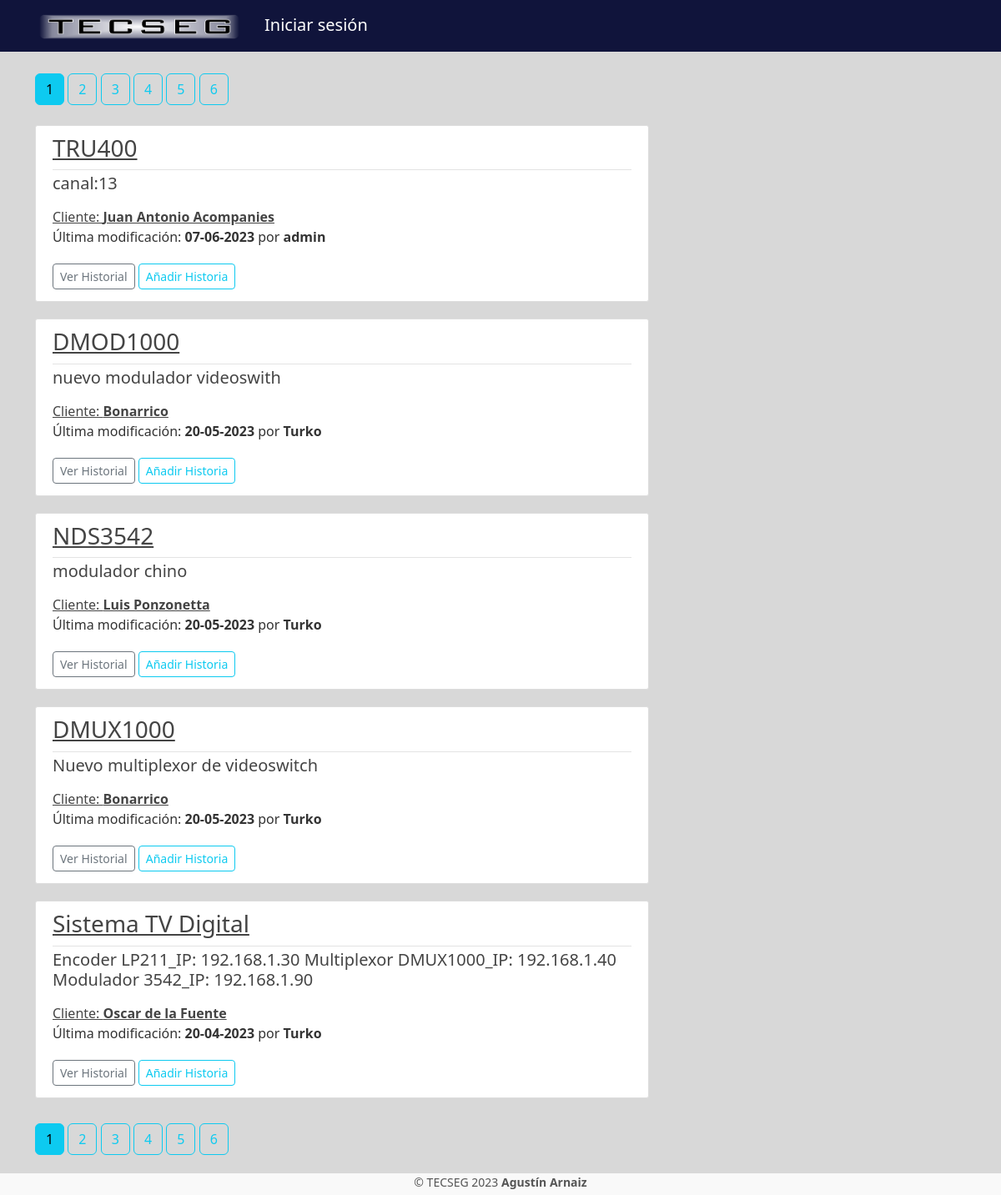
/all_equipments, run on the app's committed database.
### tseg/models.py (models this page shows, shortened)
class Equipment(db.Model):
	now = datetime.now()
	now = now.strftime("%Y-%m-%dT%H:%M:%S")
	id = db.Column(db.Integer, primary_key=True)
	title = db.Column(db.String(150), unique=False, nullable=False)
	date_created = db.Column(db.DateTime, nullable=False, default=datetime.fromisoformat(now))
	date_modified = db.Column(db.DateTime, nullable=False, default=datetime.fromisoformat(now))
	content = db.Column(db.Text, nullable=False)
	user_id = db.Column(db.Integer, db.ForeignKey('user.id'), nullable=False)
	client_id = db.Column(db.Integer, db.ForeignKey('client.id'), nullable=True)
	orden_reparacion = db.relationship('Orden_reparacion', backref='equipo', lazy=True)
	eq_details = db.relationship('Eq_detail', backref='equipo', lazy=True)

class Client(db.Model):
	id = db.Column(db.Integer, primary_key=True)
	client_name = db.Column(db.String(150), unique=False, nullable=False)
	business_name = db.Column(db.String(150), unique=False, nullable=False)
	contact = db.Column(db.String(250), unique=False, nullable=False)
	comments = db.Column(db.Text)
	user_id = db.Column(db.Integer, db.ForeignKey('user.id'), nullable=False)
	domicilio_id = db.Column(db.Integer, db.ForeignKey('domicilio.id'), nullable=True)
	equipments = db.relationship('Equipment', backref='owner', lazy=True)

class User(db.Model, UserMixin):
	id = db.Column(db.Integer, primary_key=True)
	username = db.Column(db.String(30), unique=True, nullable=False)
	email = db.Column(db.String(50), unique=True, nullable=False)
	image_file = db.Column(db.String(20), nullable=False, default='default.jpg')
	password = db.Column(db.String(32), unique=True, nullable=False)
	role = db.Column(db.String(30), unique=False, nullable=False)
	role_id = db.Column(db.Integer, db.ForeignKey('role.id'), nullable=False)
	clients = db.relationship('Client', backref='author_cl', lazy=True)
	equipments = db.relationship('Equipment', backref='author_eq', lazy=True)
	orden_reparacion = db.relationship('Orden_reparacion', backref='author_or', lazy=True)
	eq_details = db.relationship('Eq_detail', backref='author_detalle', lazy=True)

### tseg/equipments/routes.py (the view)
@equipments.route("/all_equipments")
def all_equipments():
	page = request.args.get('page', 1, type=int) # num pagina de mensajes
	all_equips = Equipment.query.order_by(Equipment.date_created.desc()).paginate(page=page, per_page=current_app.config['PER_PAGE'])
	return render_template('all_equipments.html',
							all_equipments=all_equips,
							title='Equipos')

### tseg/equipments/routes.py (called while the page is built)
@equipments.context_processor
def layout():
	form = SearchForm()
	return dict(form=form)

### tseg/templates/all_equipments.html
{% extends "layout.html" %}
{% block content %}
    {% for page_num in all_equipments.iter_pages(left_edge=3, right_edge=3, left_current=3, right_current=3) %}
        {% if page_num %}
            {% if all_equipments.page == page_num %}
                <a class="btn btn-info mb-4" href="{{ url_for('equipments.all_equipments', page=page_num) }}">{{ page_num }}</a>
            {% else %}
                <a class="btn btn-outline-info mb-4" href="{{ url_for('equipments.all_equipments', page=page_num) }}">{{ page_num }}</a>
            {% endif %}
        {% endif %}
    {% endfor %}
    {% for equipment in all_equipments.items %}
        <article class="media content-section">
          	<div class="media-body">
            	<div class="article-metadata">
                    <h3><a class="article-title" href="{{ url_for('equipments.equipment', equipment_id=equipment.id) }}">{{ equipment.title }}</a></h3>
            	</div>
            	<H5><p class="article-title" href="">{{ equipment.content }}</p></H5>
                <a class="article-title" href="{{ url_for('clients.client', client_id =equipment.owner.id) }}">Cliente: <b>{{ equipment.owner.client_name }}</b></a>
                <p class="article-content">Última modificación: <b>{{ equipment.date_modified.strftime('%d-%m-%Y') }}</b> por <b>{{ equipment.author_eq.username }}</b></p>
                <a class="btn btn-outline-secondary btn-sm mt-1 mb-1" href="{{ url_for('equipments.equipment', equipment_id=equipment.id) }}">Ver Historial</a>
                <a class="btn btn-outline-info btn-sm mt-1 mb-1" href="{{ url_for('eq_details.new_eq_detail', equipment_id = equipment.id) }}">Añadir Historia</a>
          </div>
      </article>
    {% endfor %}
    {% for page_num in all_equipments.iter_pages(left_edge=3, right_edge=3, left_current=3, right_current=3) %}
        {% if page_num %}
            {% if all_equipments.page == page_num %}
                <a class="btn btn-info mb-4" href="{{ url_for('equipments.all_equipments', page=page_num) }}">{{ page_num }}</a>
            {% else %}
                <a class="btn btn-outline-info mb-4" href="{{ url_for('equipments.all_equipments', page=page_num) }}">{{ page_num }}</a>
            {% endif %}
        {% endif %}
    {% endfor %}
{% endblock content %}

### tseg/static/style.css (style rules this page uses)
body { background: #D8D8D8; color: #333333; }
h1, h2, h3, h4, h5, h6 { color: #444444; }
.content-section { background: #ffffff; padding: 10px 20px; border: 1px solid #dddddd; border-radius: 3px; margin-bottom: 20px; }
.article-title { color: #444444; }
.article-content { white-space: pre-line; }
.article-metadata { padding-bottom: 1px; margin-bottom: 4px; border-bottom: 1px solid #e3e3e3 }
.btn { margin-top: 10px; }

### data on the page
Equipment: title "TRU400", content "canal:13", owner.client_name "Juan Antonio Acompanies", date_modified "07-06-2023", author_eq.username "admin"
Equipment: title "DMOD1000", content "nuevo modulador videoswith", owner.client_name "Bonarrico", date_modified "20-05-2023", author_eq.username "Turko"
Equipment: title "NDS3542", content "modulador chino", owner.client_name "Luis Ponzonetta", date_modified "20-05-2023", author_eq.username "Turko"
Equipment: title "DMUX1000", content "Nuevo multiplexor de videoswitch", owner.client_name "Bonarrico", date_modified "20-05-2023", author_eq.username "Turko"
Equipment: title "Sistema TV Digital", content "Encoder LP211_IP: 192.168.1.30 Multiplexor DMUX1000_IP: 192.168.1.40 Modulador 3542_IP: 192.168.1.90", owner.client_name "Oscar de la Fuente", date_modified "20-04-2023", author_eq.username "Turko"

### other printed values
{{ page_num }} "1"
{{ page_num }} "2" "3" "4" "5" "6"
